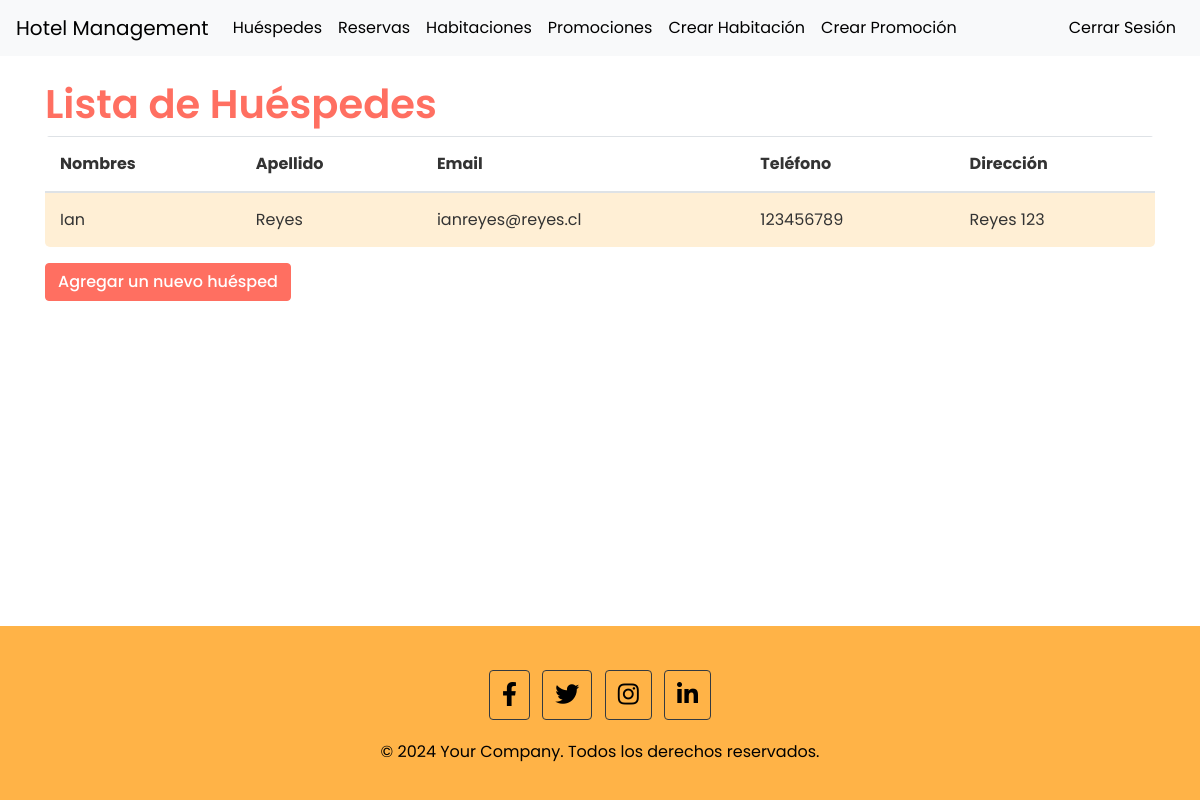
The page /guests/ (signed in) on the database as committed earlier.
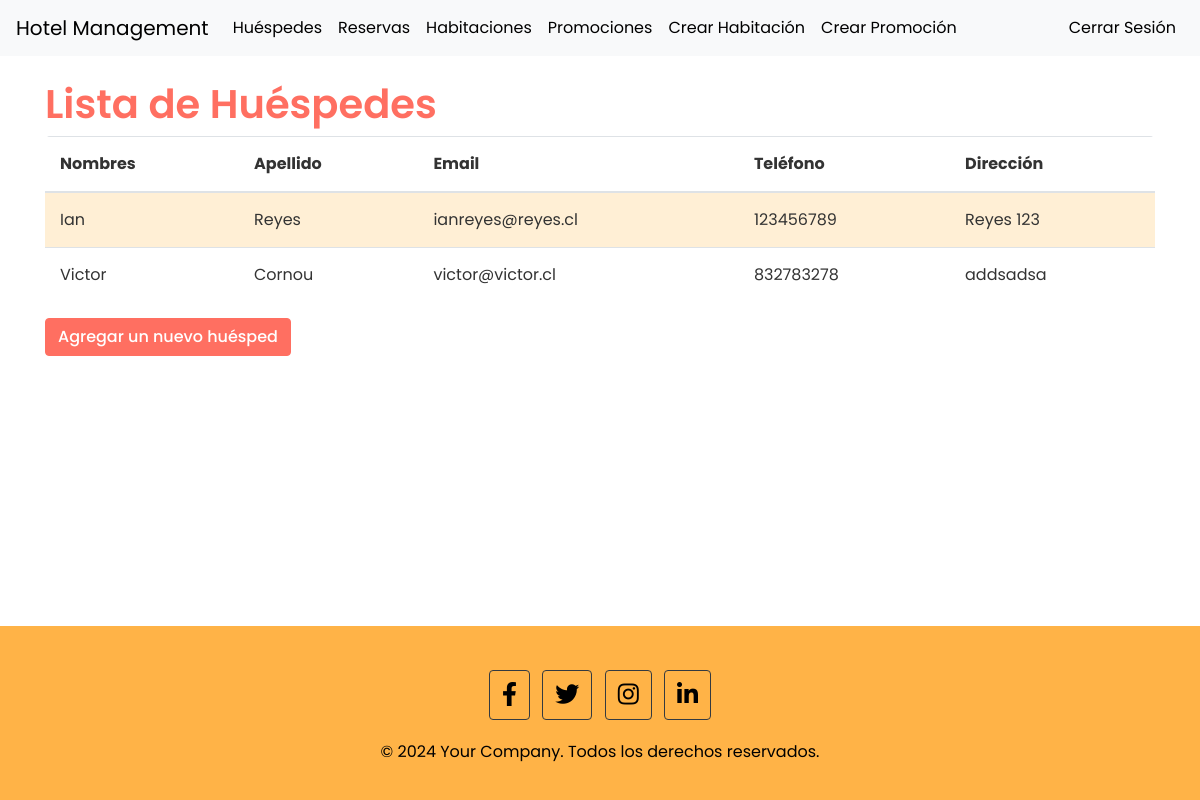
The same page on the database as committed later.
### reservations/models.py (models this page shows, shortened)
class Guest(models.Model):
    user = models.OneToOneField(User, on_delete=models.CASCADE, related_name='guest')
    first_name = models.CharField(max_length=50)
    last_name = models.CharField(max_length=50)
    email = models.EmailField(unique=True)
    phone_number = models.CharField(max_length=15, unique=True)
    address = models.TextField(blank=True)
    has_used_promotion = models.BooleanField(default=False)  # Nuevo campo

### reservations/views.py (the view)
# urls.py: path('guests/', views.guest_list, name='guest_list'),
@login_required
@permission_required('reservations.view_guest', raise_exception=True)
def guest_list(request):
    guests = Guest.objects.all()
    return render(request, 'reservations/guest_list.html', {'guests': guests})

### reservations/templates/reservations/guest_list.html
{% extends "reservations/base_generic.html" %}
{% block content %}
  <h1>Lista de Huéspedes</h1>
  <table class="table table-striped">
    <thead>
      <tr>
        <th>Nombres</th>
        <th>Apellido</th>
        <th>Email</th>
        <th>Teléfono</th>
        <th>Dirección</th>
      </tr>
    </thead>
    <tbody>
      {% for guest in guests %}
      <tr>
        <td>{{ guest.first_name }}</td>
        <td>{{ guest.last_name }}</td>
        <td>{{ guest.email }}</td>
        <td>{{ guest.phone_number }}</td>
        <td>{{ guest.address }}</td>
      </tr>
      {% endfor %}
    </tbody>
  </table>
  <a href="{% url 'create_guest' %}" class="btn btn-primary">Agregar un nuevo huésped</a>
{% endblock %}

Rows that differ between the two databases and show on the page:
added Guest: first_name "Victor", last_name "Cornou", email "victor@victor.cl", phone_number "832783278", address "addsadsa"
